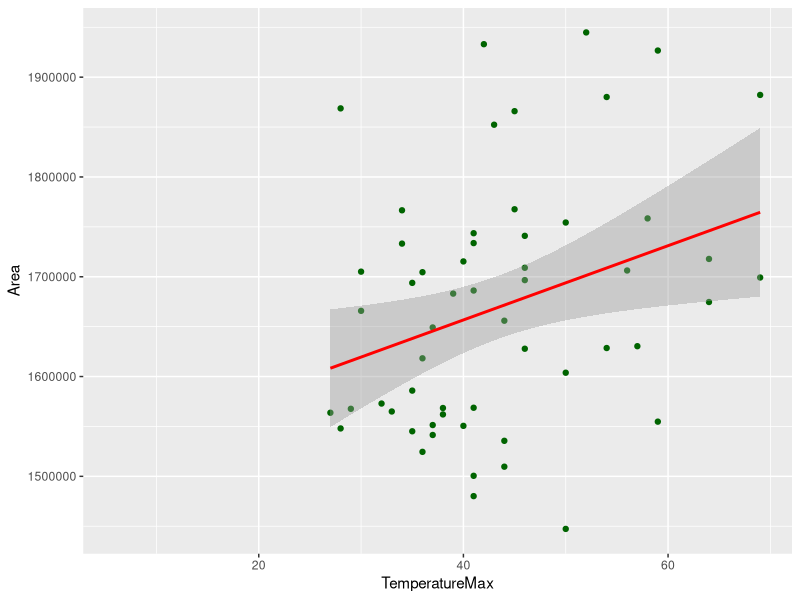
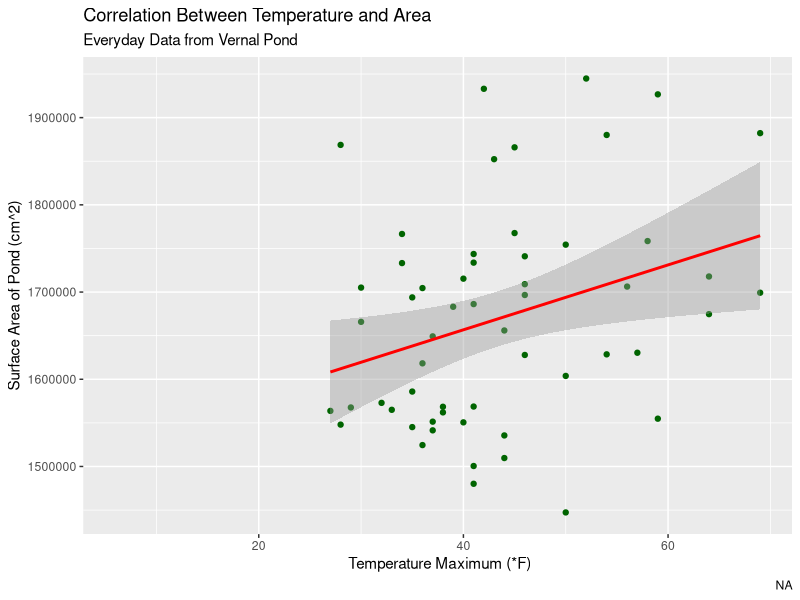
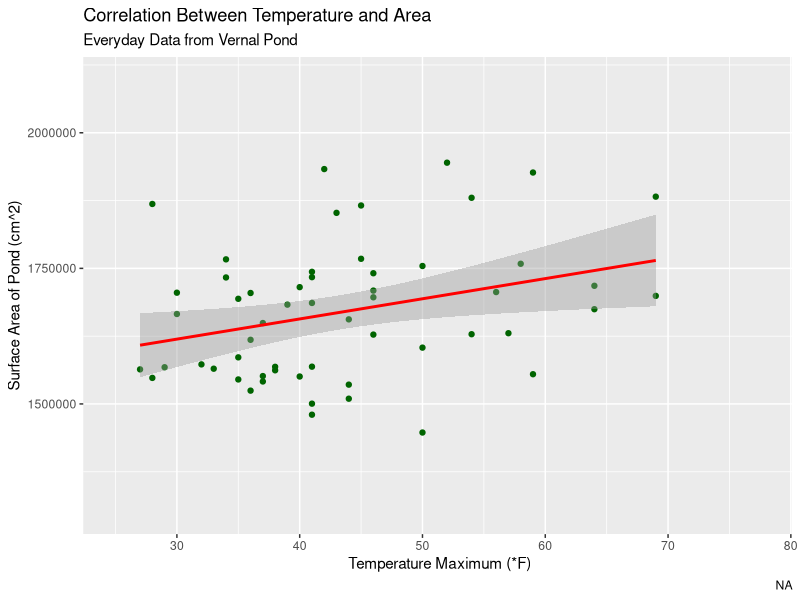
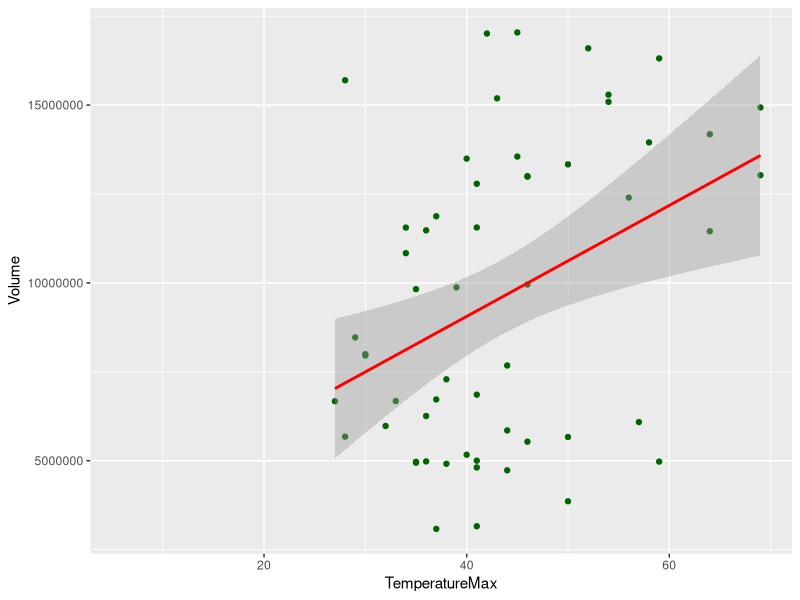
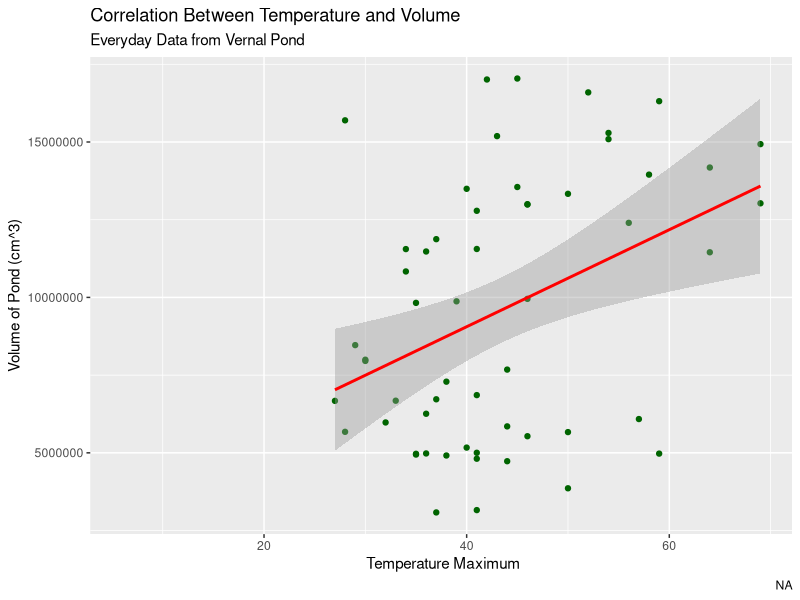
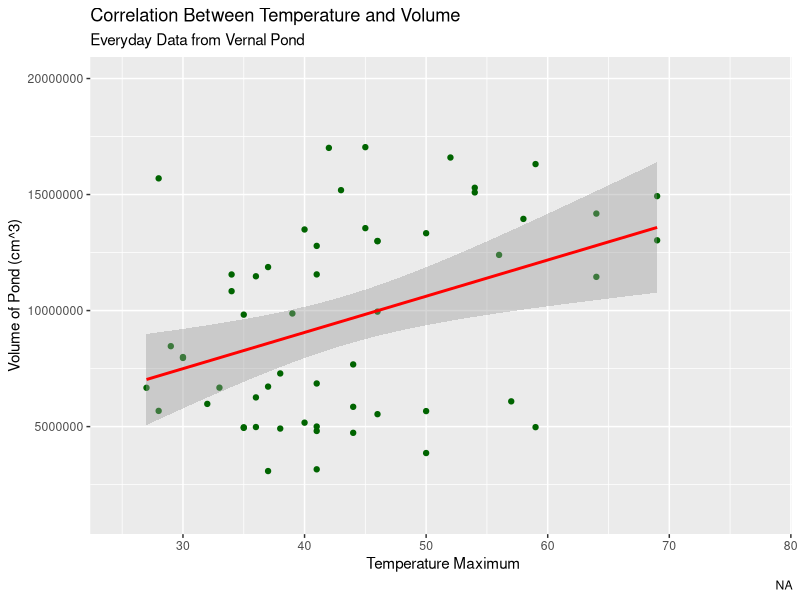

Source code (R) for these figures, in order:
library(ggplot2)

Pond_Data <- read.csv("CSV_DataStorage.csv", stringsAsFactors = FALSE)
Pond_Data$Date <- as.Date( Pond_Data$Date )
## These two equations are for area and volume of each measurement for the pond.
Pond_Data$Area <- ((Pond_Data$South + Pond_Data$North + 1500) / 2) * ((Pond_Data$West + Pond_Data$East + 1100) / 2) * pi
Pond_Data$Volume <- (((Pond_Data$South + Pond_Data$North + 1500) / 2) * ((Pond_Data$West + Pond_Data$East + 1100) / 2) * (Pond_Data$Depth) * (4/3) * pi) / 2

## The area calculation follows the equation for an ellipse: a*b*pi, and the volume calculation follows the equation for an ellipsoid: a*b*c*pi*(4/3),
## Which is then divided by 2 to get half an ellipsoid, which represents the general shape of the pond.
## For reference the reason for adding the two sides together, and the extra 4 digit number,
## Is because for the equation of an ellipse or an ellipsoid, a, b, and c, represent radii, but because the sides are uneven, I make a diameter to represent the general length of that axis, and then divide that by two to get the radius for that side.
## (The four digit number is just the base length of one axis of the pond in cm, because all my measurements are just the added length to the original length.)

options(scipen=999)

SPta <- ggplot(Pond_Data, aes(x=TemperatureMax , y=Area)) + geom_point(col="darkgreen", size=1.5) + geom_smooth(method="lm", col="red")
SPtaL <- SPta + labs(title="Correlation Between Temperature and Area", subtitle="Everyday Data from Vernal Pond", y="Surface Area of Pond (cm^2)", x=" Temperature Maximum (*F)", caption="NA")
SPtaZ <- SPtaL + coord_cartesian(xlim=c(25,77.5), ylim=c(1300000,2100000))

SPtv <- ggplot(Pond_Data, aes(x=TemperatureMax , y=Volume)) + geom_point(col="darkgreen", size=1.5) + geom_smooth(method="lm", col="red")
SPtvL <- SPtv + labs(title="Correlation Between Temperature and Volume", subtitle="Everyday Data from Vernal Pond", y="Volume of Pond (cm^3)", x=" Temperature Maximum", caption="NA")
SPtvZ <- SPtvL + coord_cartesian(xlim=c(25,77.5), ylim=c(1300000,20000000))  
